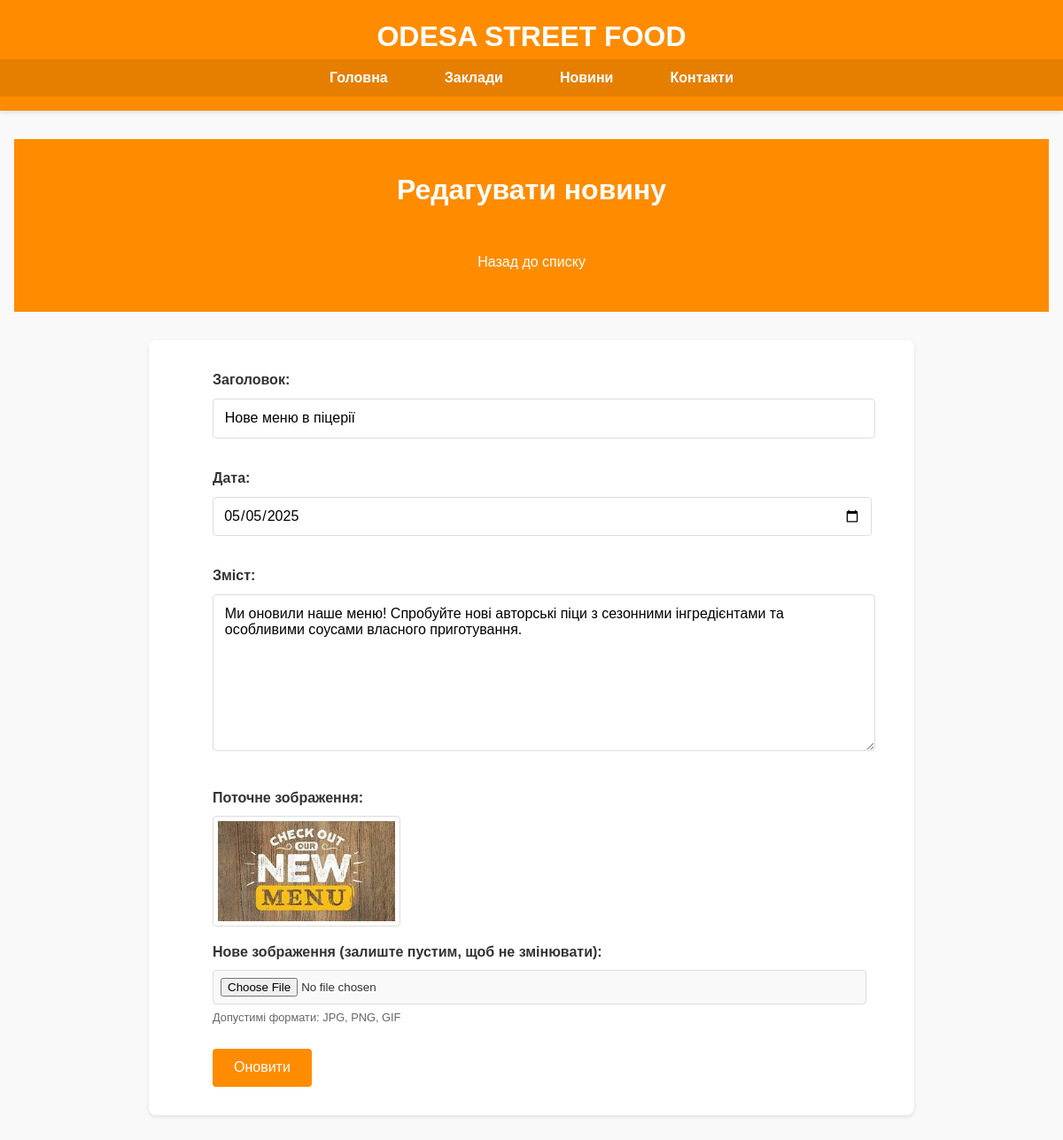
Page /admin/news/edit/2 on the earlier database version.
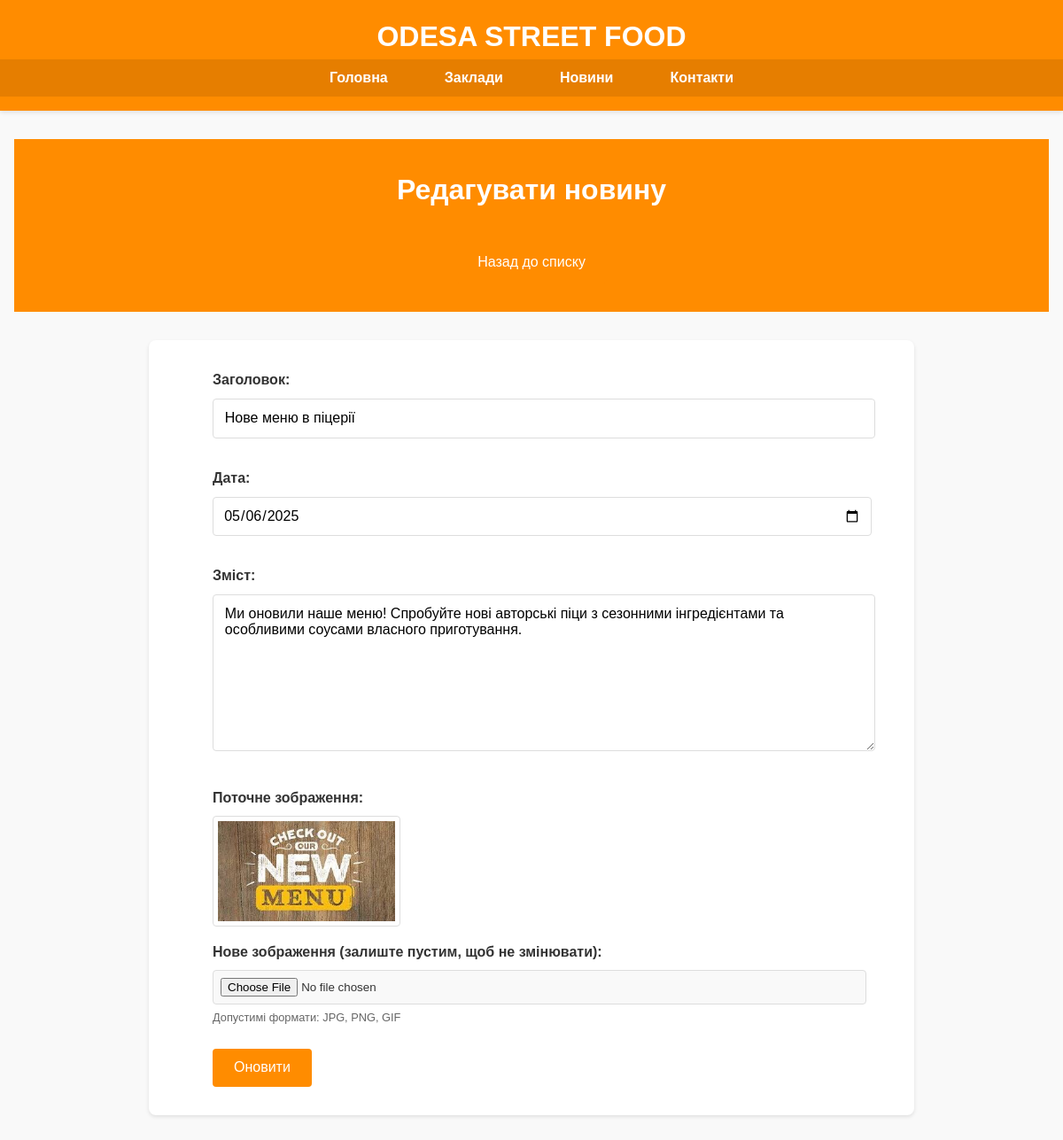
Same page on the later database version.
### tables this page shows
CREATE TABLE news
                 (
                     id
                     INTEGER
                     PRIMARY
                     KEY
                     AUTOINCREMENT,
                     title
                     TEXT
                     NOT
                     NULL,
                     date
                     TEXT
                     NOT
                     NULL,
                     content
                     TEXT
                     NOT
                     NULL,
                     image
                     TEXT
                     NOT
                     NULL
                 );

### app.py (the view, shortened to what this page needs)
@app.route('/admin/news/edit/<int:news_id>', methods=['GET', 'POST'])
def edit_news(news_id):
    conn = sqlite3.connect('news.db')
    c = conn.cursor()
    c.execute("SELECT * FROM news WHERE id=?", (news_id,))
    news_item = dict(zip(['id', 'title', 'date', 'content', 'image'], c.fetchone()))
    conn.close()
    return render_template('edit_news.html', now=datetime.now(), news_item=news_item, today=datetime.now().strftime('%Y-%m-%d'))

### templates/edit_news.html (shortened to what this page needs)
{% extends "base_admin.html" %}
{% block content %}
<section class="admin-header">
    <h1>Редагувати новину</h1>
    <a href="{{ url_for('admin_news') }}" class="btn">Назад до списку</a>
</section>
<section class="admin-form">
    <div class="container">
        <form method="POST" enctype="multipart/form-data">
            <div class="form-group">
                <label for="title">Заголовок:</label>
                <input type="text" id="title" name="title" value="{{ news_item.title }}" required>
            </div>
            <div class="form-group">
                <label for="date">Дата:</label>
                <input type="date" id="date" name="date" value="{{ news_item.date.split(' ')[0] }}" required>
            </div>
            <div class="form-group">
                <label for="content">Зміст:</label>
                <textarea id="content" name="content" rows="5" required>{{ news_item.content }}</textarea>
            </div>
            <div class="form-group">
                <label>Поточне зображення:</label>
                <img src="{{ url_for('static', filename='images/news/' + news_item.image) }}" alt="Current image" class="current-image">
                <label for="image">Нове зображення (залиште пустим, щоб не змінювати):</label>
                <input type="file" id="image" name="image" accept="image/*">
                <p class="file-hint">Допустимі формати: JPG, PNG, GIF</p>
            </div>
            <button type="submit" class="btn-submit">Оновити</button>
        </form>
    </div>
</section>
{% endblock %}

Differences in the rows shown:
changed news "Нове меню в піцерії": date "05/05/2025" → "05/06/2025"
